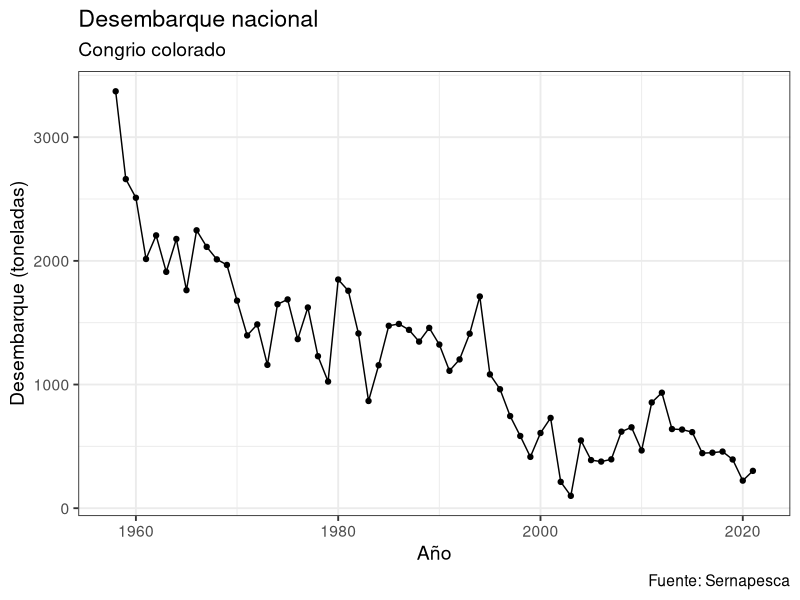
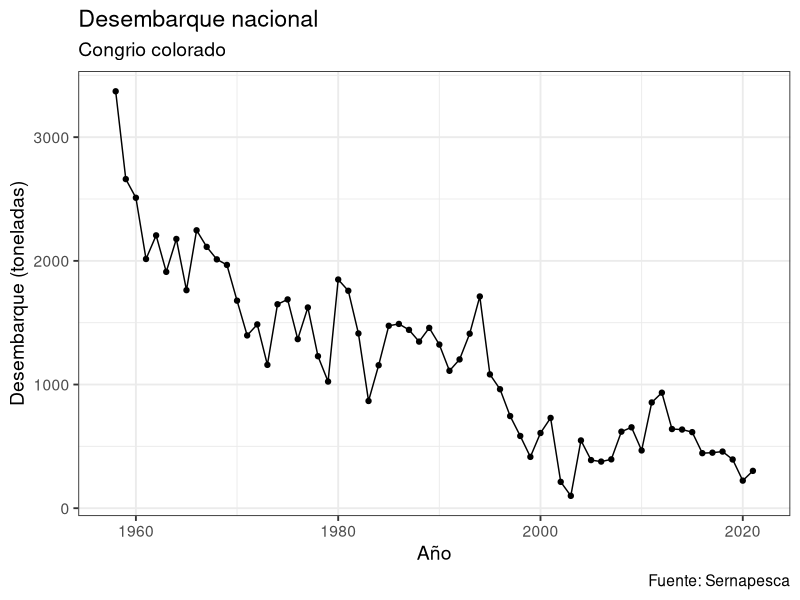

These figures' R source, in order:
### Desembarque de congrio colorado en Chile
# Periodo 1957-2021
# 

# Carga de packages -------------------------------------------------------
library(ggplot2)
library(ggpubr)

# Datos -------------------------------------------------------------------
dt <- read.csv("Datos/congriocol.csv",sep=";")
names(dt)


# Grafico del desembarque -------------------------------------------------

p1 <- ggplot(data=dt,aes(x=YY, y=Desembarque))+
  geom_line()+
  geom_point()+
  #geom_bar(position = "dodge",stat="identity",width = 0.8,color="black") +
  #scale_fill_manual(values = c("#6C8EBF","#FFFFFF","orange","#74767a","red","grey70"))+
  #scale_fill_manual(values = colorRampPalette(c("#FFFFFF","grey70","grey10"))(4))+
  labs(x="Año", y="Desembarque (toneladas)")+
  scale_x_continuous(limits = c(1957.5,2021.5))+
  labs(title = "Desembarque nacional",
       subtitle = "Congrio colorado",
       caption = "Fuente: Sernapesca")+
   theme_bw(14)
p1
ggsave("Figuras_ocom/Fig1_desembarque_congrio_colorado.png",p1)



